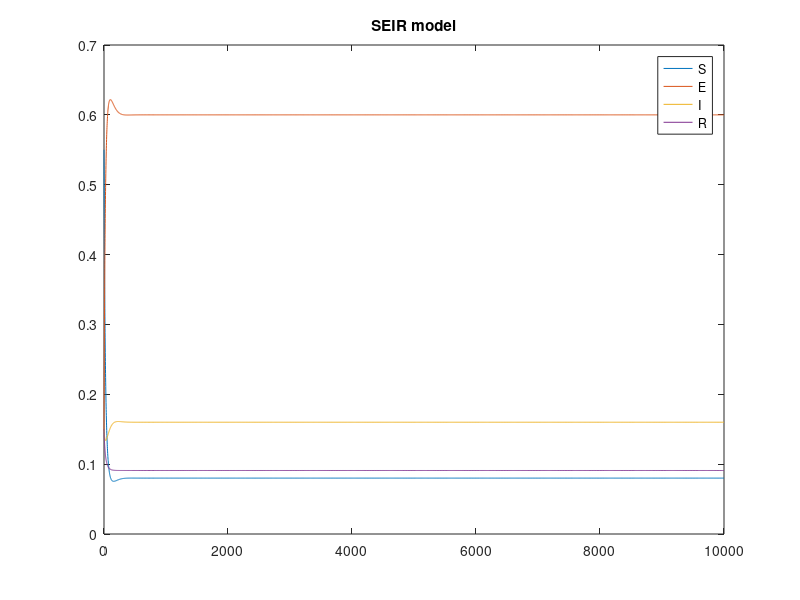
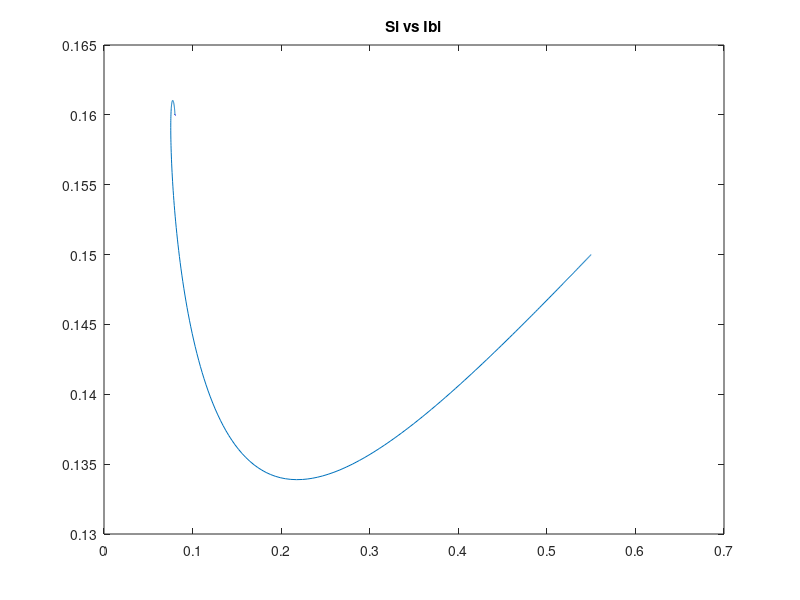

Reproduce these figures in MATLAB, in order.
function SEIR2
%Math-Works website is also useful for this. Wikipedia explains the 4 odes
%nicely.
%Si=0.55;
%Ei=0.15;
%Ibi=0.15;
%Ibe=0.15;
mu=0.1;
alphae=0.1;
alphai=0.015;
gamma=0.015;
epsilon=0.004;
d=0.1;
beta=0.33;
    function dF = epidemic(t, x);       %set up the function to be solved in a seperate function environment
        dF = zeros(4,1);
dF(1) = -beta*x(1)*x(4)+alphai*(1-x(1)-x(2)-x(3));  %set of 4 odes, I just found them on wikipedia to then use here.
dF(2) = beta*x(1)*x(4)-epsilon*x(2);
dF(3) = epsilon*x(2)-gamma*x(3);
dF(4) = beta*(1-x(4))*x(4)-alphae*x(4)-(d+mu)*x(4);

    end
options = odeset('Refine', 10, 'RelTol', 1e-4);     %allows us to tailor ode45's options
[t,y] = ode45(@epidemic, [0 10000], [0.55 0.15 0.15 0.15], options); %call ode45 to solve the model "rigid".
Si=y(:,1);
Ibi=y(:,3);
figure(1)
plot(t, y)
title('SEIR model')
legend('S','E','I', 'R')
figure(2)
plot(Si, Ibi)
title('Si vs Ibi')
end